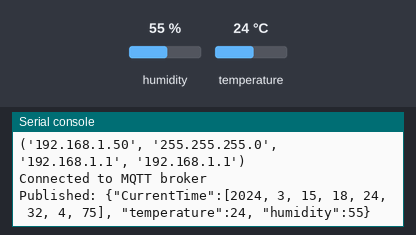
This program was run on a simulated Raspberry Pi Pico running MicroPython. Shown: the last lines printed to the serial console. The inputs (shaded band) are chosen by the test bench; at power-on: humidity 55 %, temperature 24 °C. WiFi joins after 1.5 s; the clock reads 2024-03-15 10:24:30 at power-on unless the program sets it; no MQTT or app messages arrive unless stated.

Above: at 3.4 s.
3.5 s: humidity set to 22 %
At 8.3 s:
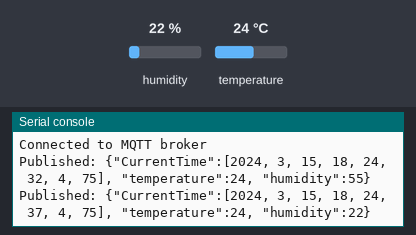
9.1 s: temperature set to 12 °C
At 13.1 s:
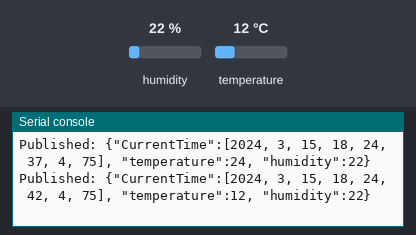
14.7 s: humidity set to 40 %
At 17.8 s:
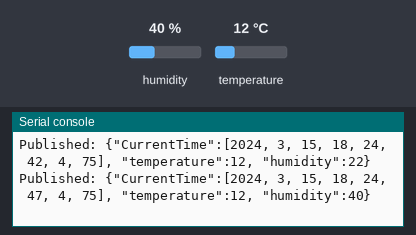
Timing chart, 0 to 19.3 s (numbered marks = the images above; inputs shaded):
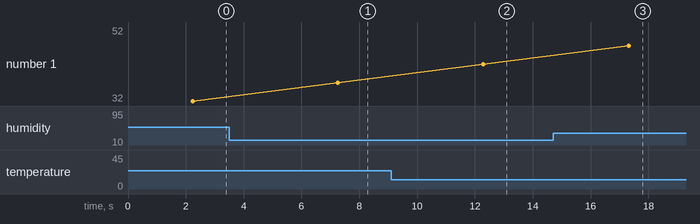

The program:

publisher.py
```python
import dht
import machine
import network
import time
import random
from umqtt.robust import MQTTClient

#dht11 sensor
d = dht.DHT11(machine.Pin(15))
def read_dht11():
    d.measure()
    temp = d.temperature()
    hum = d.humidity()
    return temp, hum

#connect to WLAN
def connect(ssid, password):
    # ssid =  ssid
    # password = password
    wlan = network.WLAN(network.STA_IF)
    wlan.active(True)
    wlan.connect(ssid, password)
    while wlan.isconnected() == False:
        print('Waiting for connection...')
        time.sleep(1)
    print(wlan.ifconfig())

#get time from network
def get_time():
    import ntptime
    ntptime.host = 'time.stdtime.gov.tw'
    ntptime.settime()
    # print(time.localtime())

# MQTT setup
def mqtt_setup():
    # You can use your own broker or free public broker
    # broker_ip = "192.168.0.121" #your laptop IP
    broker_ip = "test.mosquitto.org" # use the test MQTT broker
    client = MQTTClient("pico_w_client", broker_ip)
    try:
        client.connect()
        print('Connected to MQTT broker')
    except OSError as e:
        print(f"connection error：{e}")

    return client

#continuous read and publish as json
def main():
    topic = "pico_w_dht11"
    while True:
        temp, hum = read_dht11()
        # temp, hum = random.randint(20, 30), random.randint(40, 60)
        current_time = time.localtime()
        timezone_offset = 8 * 3600
        taiwan_time = time.localtime(time.mktime(current_time) + timezone_offset)
        message = f'{{"CurrentTime":{list(taiwan_time)}, "temperature":{temp}, "humidity":{hum}}}'
        client.publish(topic, message)
        print(f"Published: {message}")
        time.sleep(5)

try:
    connect('ssid', 'password')
    get_time()
    client = mqtt_setup()
    main()
except Error as e:
    print(f"Error: {e}")
finally:
    client.disconnect()
    print('Disconnected from MQTT broker')
    # machine.reset()
```

Measured:
- after the input at 3.5 s, the serial console: prints a new line after 3.8 s (image 1)
- after the input at 9.1 s, the serial console: prints a new line after 3.2 s (image 2)
- after the input at 14.7 s, the serial console: prints a new line after 2.6 s (image 3)
